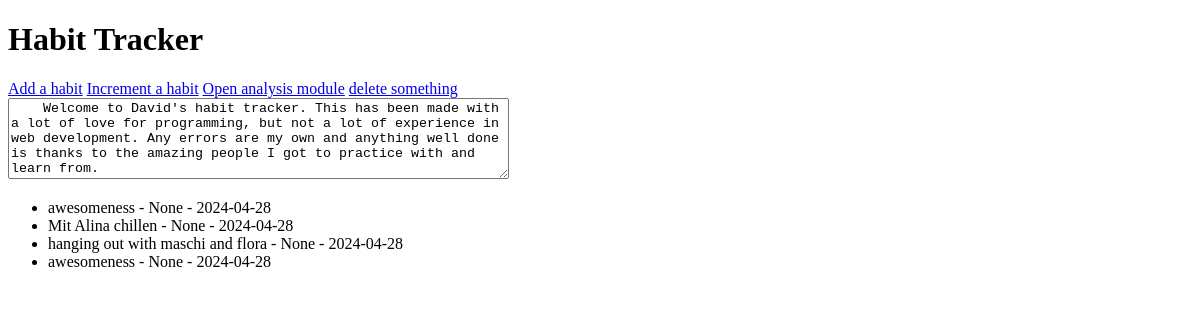
/, run on an earlier commit of the app's database.
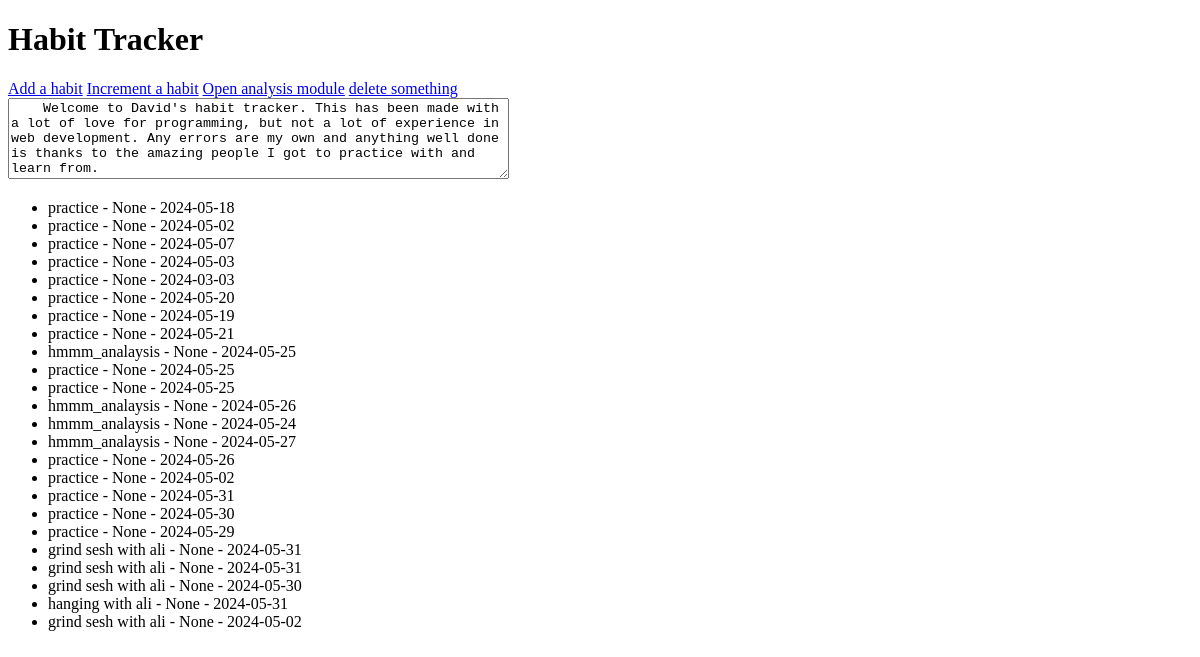
And on a later commit of the database.
### tables this page shows
CREATE TABLE habits (
            id INTEGER PRIMARY KEY AUTOINCREMENT,
            name TEXT NOT NULL,
            date TEXT NOT NULL,
            streak INTEGER NOT NULL
        );

### app.py (the view)
@app.route('/')
def index():
    app.config['DATABASE']  = 'habit_tracker.db'
    conn = get_db_connection()
    cur = conn.cursor()
    cur.execute('SELECT * FROM habits')
    habits = cur.fetchall()
    conn.close()
    return render_template('index.html', habits=habits)

### app.py (called while the page is built)
@app.before_request
def before_request():
    g.db = get_db_connection()

### database.py (called while the page is built)
def get_db_connection():
    if 'db' not in g: # checks if g already holds a database and adds one otherwise
        print('building database connection')
        g.db = sqlite3.connect(current_app.config['DATABASE']) # sets the db according to the current context
        g.db.row_factory = sqlite3.Row # getting back dictionaries from the row data
    return g.db

def close_db_connection(e=None):
    db = g.pop('db', None)
    if db is not None:
        db.close()

### templates/index.html (shortened to what this page needs)
<!DOCTYPE html>
<html lang="en">
<head>
</head>
<body>
    <h1>Habit Tracker</h1>
    <a href="{{ url_for('add')}}">Add a habit</a>
    <a href="{{ url_for('increment')}}">Increment a habit</a>
    <a href="{{ url_for('analysis')}}" >Open analysis module</a>
    <a href="{{ url_for('delete')}}" >delete something</a>
    <br>
    <textarea readonly name="greeting" rows="5" cols="60">
    Welcome to David's habit tracker. This has been made with a lot of love for programming, but not a lot of experience in web development. Any errors are my own and anything well done is thanks to the amazing people I got to practice with and learn from.
    </textarea>
    <ul>
        {% for habit in habits %}
        <li>{{ habit.name }} - {{ habit.periodicity }} - {{ habit.date }}</li>
        {% endfor %}
    </ul>
</body>
</html>

What changed in the data, as far as the page shows it:
removed habits: name "awesomeness", periodicity "None", date "2024-04-28"
removed habits: name "Mit Alina chillen", periodicity "None", date "2024-04-28"
removed habits: name "hanging out with maschi and flora", periodicity "None", date "2024-04-28"
removed habits: name "awesomeness", periodicity "None", date "2024-04-28"
added habits: name "practice", periodicity "None", date "2024-05-18"
added habits: name "practice", periodicity "None", date "2024-05-02"
added habits: name "practice", periodicity "None", date "2024-05-07"
added habits: name "practice", periodicity "None", date "2024-05-03"
added habits: name "practice", periodicity "None", date "2024-03-03"
added habits: name "practice", periodicity "None", date "2024-05-20"
added habits: name "practice", periodicity "None", date "2024-05-19"
added habits: name "practice", periodicity "None", date "2024-05-21"
added habits: name "hmmm_analaysis", periodicity "None", date "2024-05-25"
added habits: name "practice", periodicity "None", date "2024-05-25"
added habits: name "practice", periodicity "None", date "2024-05-25"
added habits: name "hmmm_analaysis", periodicity "None", date "2024-05-26"
added habits: name "hmmm_analaysis", periodicity "None", date "2024-05-24"
added habits: name "hmmm_analaysis", periodicity "None", date "2024-05-27"
added habits: name "practice", periodicity "None", date "2024-05-26"
added habits: name "practice", periodicity "None", date "2024-05-02"
added habits: name "practice", periodicity "None", date "2024-05-31"
added habits: name "practice", periodicity "None", date "2024-05-30"
added habits: name "practice", periodicity "None", date "2024-05-29"
added habits: name "grind sesh with ali", periodicity "None", date "2024-05-31"
added habits: name "grind sesh with ali", periodicity "None", date "2024-05-31"
added habits: name "grind sesh with ali", periodicity "None", date "2024-05-30"
added habits: name "hanging with ali", periodicity "None", date "2024-05-31"
added habits: name "grind sesh with ali", periodicity "None", date "2024-05-02"
